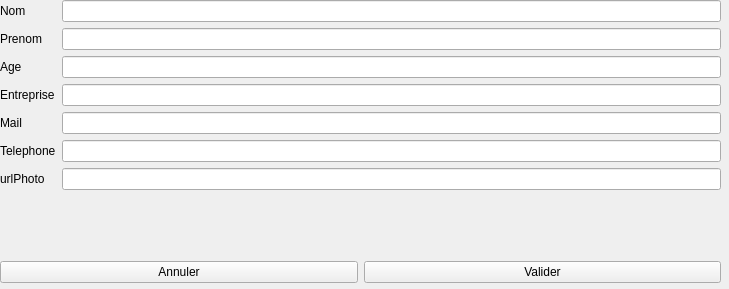
<?xml version="1.0" encoding="UTF-8"?>
<ui version="4.0">
 <class>wAddContact</class>
 <widget class="QWidget" name="wAddContact">
  <property name="geometry">
   <rect>
    <x>0</x>
    <y>0</y>
    <width>729</width>
    <height>289</height>
   </rect>
  </property>
  <property name="windowTitle">
   <string>Ajouter un contact</string>
  </property>
  <widget class="QWidget" name="verticalLayoutWidget">
   <property name="geometry">
    <rect>
     <x>0</x>
     <y>0</y>
     <width>721</width>
     <height>283</height>
    </rect>
   </property>
   <layout class="QVBoxLayout" name="verticalLayout">
    <item>
     <layout class="QFormLayout" name="mainLayout">
      <item row="0" column="0">
       <widget class="QLabel" name="nomLabel">
        <property name="text">
         <string>Nom</string>
        </property>
       </widget>
      </item>
      <item row="0" column="1">
       <widget class="QLineEdit" name="nomLineEdit"/>
      </item>
      <item row="1" column="0">
       <widget class="QLabel" name="prenomLabel">
        <property name="text">
         <string>Prenom</string>
        </property>
       </widget>
      </item>
      <item row="1" column="1">
       <widget class="QLineEdit" name="prenomLineEdit"/>
      </item>
      <item row="2" column="0">
       <widget class="QLabel" name="ageLabel">
        <property name="text">
         <string>Age</string>
        </property>
       </widget>
      </item>
      <item row="2" column="1">
       <widget class="QLineEdit" name="ageLineEdit"/>
      </item>
      <item row="3" column="0">
       <widget class="QLabel" name="entrepriseLabel">
        <property name="text">
         <string>Entreprise</string>
        </property>
       </widget>
      </item>
      <item row="3" column="1">
       <widget class="QLineEdit" name="entrepriseLineEdit"/>
      </item>
      <item row="4" column="0">
       <widget class="QLabel" name="mailLabel">
        <property name="text">
         <string>Mail</string>
        </property>
       </widget>
      </item>
      <item row="4" column="1">
       <widget class="QLineEdit" name="mailLineEdit"/>
      </item>
      <item row="5" column="0">
       <widget class="QLabel" name="telephoneLabel">
        <property name="text">
         <string>Telephone</string>
        </property>
       </widget>
      </item>
      <item row="5" column="1">
       <widget class="QLineEdit" name="telephoneLineEdit"/>
      </item>
      <item row="6" column="0">
       <widget class="QLabel" name="urlPhotoLabel">
        <property name="text">
         <string>urlPhoto</string>
        </property>
       </widget>
      </item>
      <item row="6" column="1">
       <widget class="QLineEdit" name="urlPhotoLineEdit"/>
      </item>
     </layout>
    </item>
    <item>
     <layout class="QHBoxLayout" name="horizontalLayout_4">
      <property name="sizeConstraint">
       <enum>QLayout::SetMinimumSize</enum>
      </property>
      <property name="leftMargin">
       <number>0</number>
      </property>
      <property name="topMargin">
       <number>0</number>
      </property>
      <item>
       <widget class="QPushButton" name="pushButton_Annuler">
        <property name="text">
         <string>Annuler</string>
        </property>
       </widget>
      </item>
      <item>
       <widget class="QPushButton" name="pushButton_Valider">
        <property name="text">
         <string>Valider</string>
        </property>
       </widget>
      </item>
     </layout>
    </item>
   </layout>
  </widget>
 </widget>
 <resources/>
 <connections/>
</ui>
